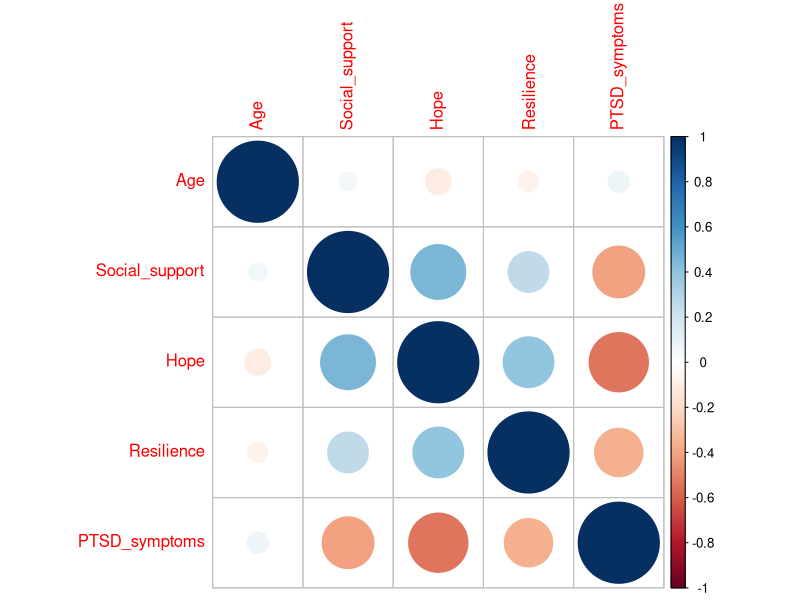
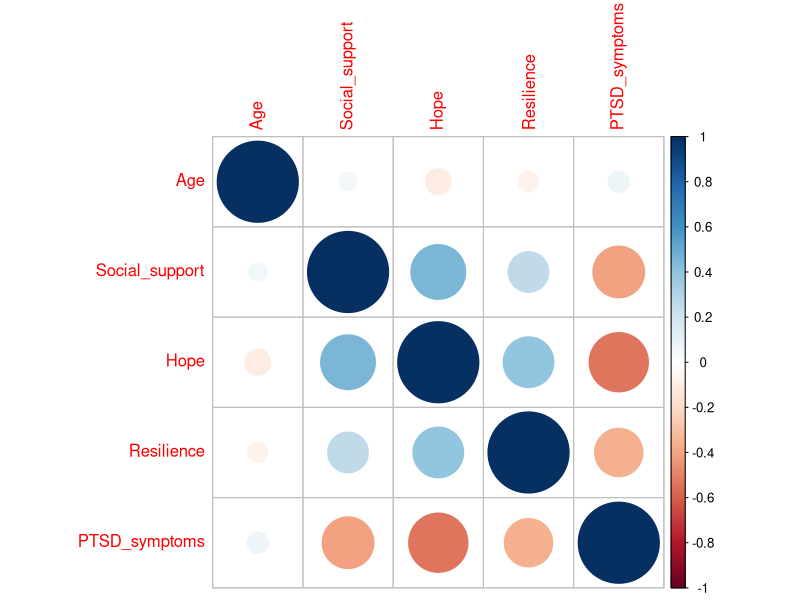
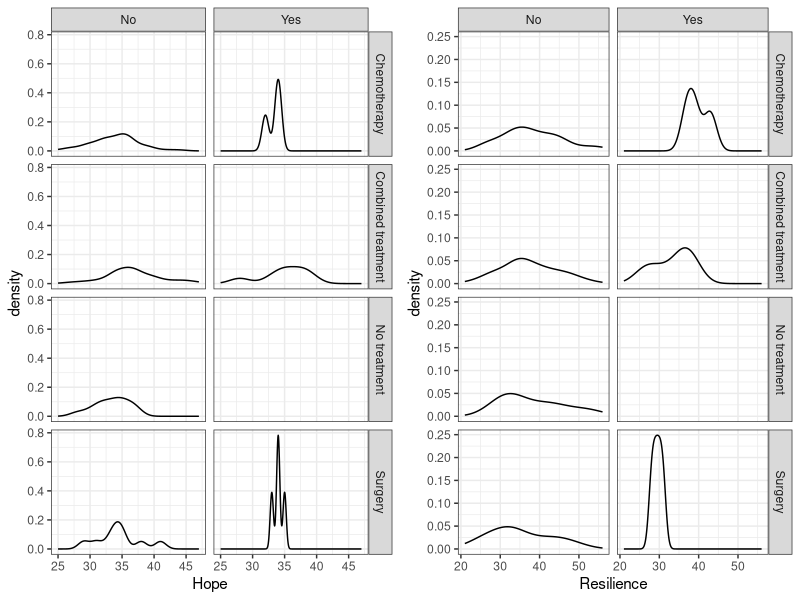
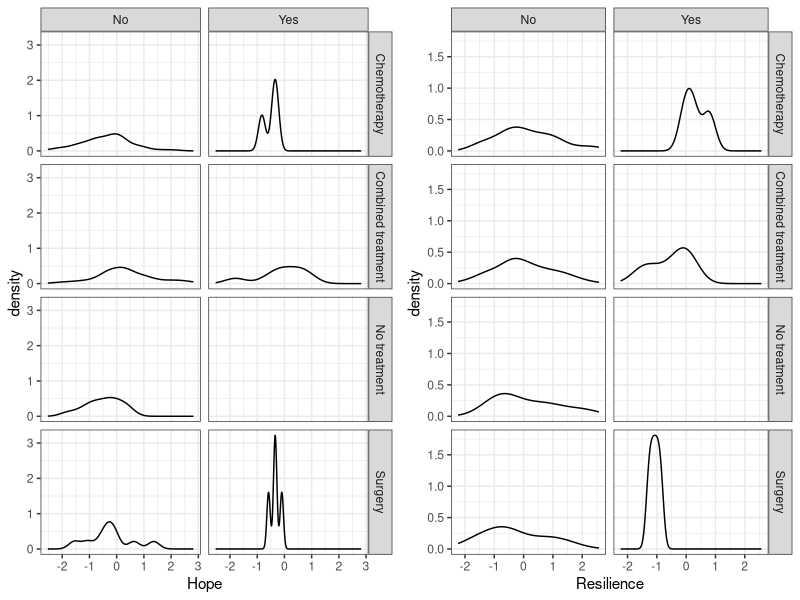
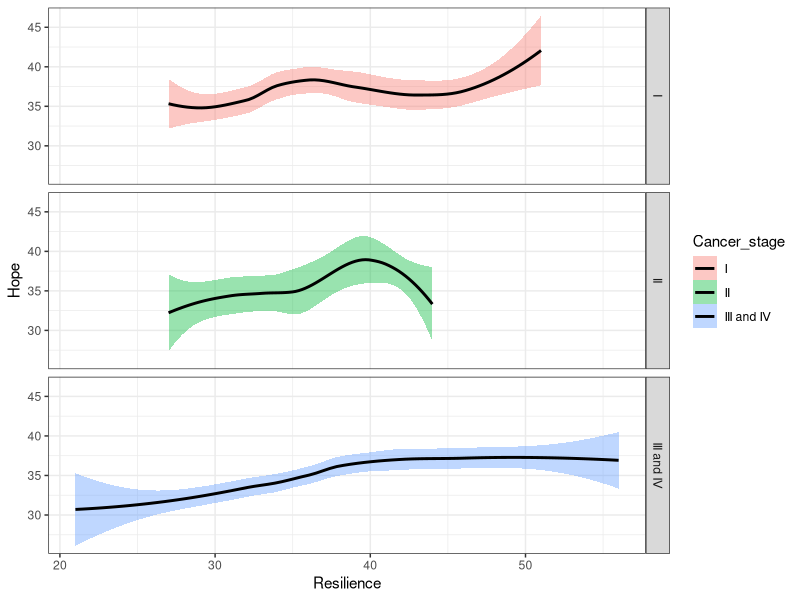
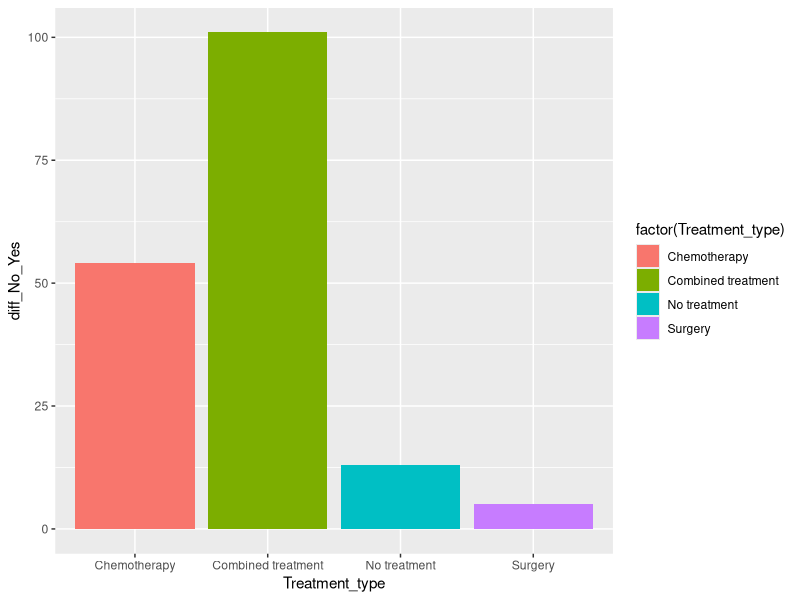
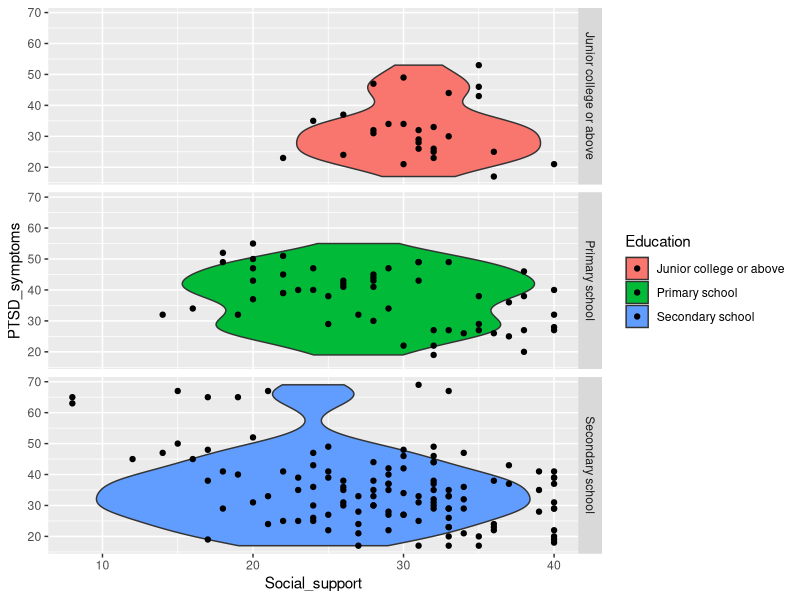
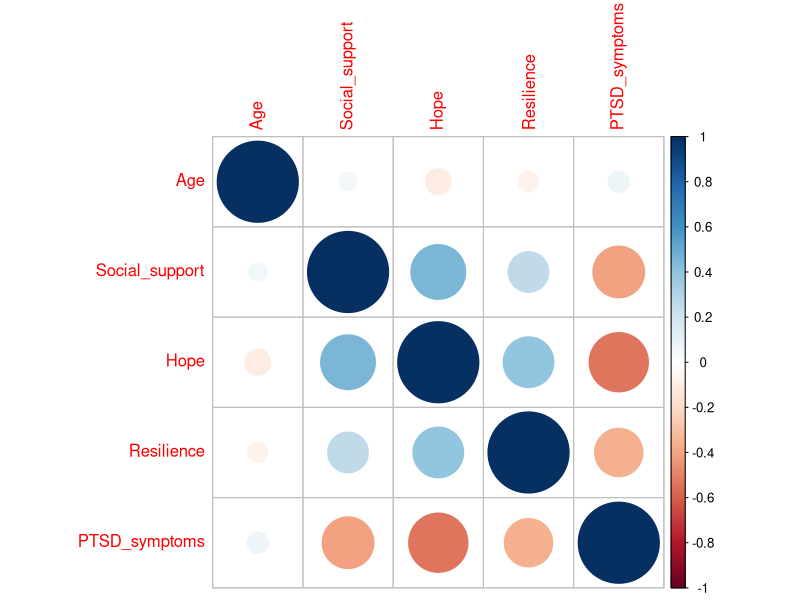

These figures' R source, in order: (Note: this script raises an error after producing the figures.)
## ---- chunk 1
library(readxl)
library(psych)
library(car)
library(ggplot2)
library(dplyr)
library(gridExtra)
library(cowplot)
library(Hmisc)
library(multcomp)
library(corrplot)
## ---- chunk 2
data <- read_excel('Data/PTSR.xlsx')
colnames(data) = gsub(" ", "_", colnames(data))

data <- na.omit(data)
## ---- chunk 3
str(data)

num_data <- data[sapply(data, is.numeric)]
data_PTSR.cor <- cor(num_data, method = c("pearson"))
data_PTSR.cor
corrplot(data_PTSR.cor)
## ---- chunk 4
str(data)

num_data <- data[sapply(data, is.numeric)]
data_PTSR.cor = cor(num_data, method = c("pearson"))
data_PTSR.cor
corrplot(data_PTSR.cor)
## ---- chunk 5
p_Hope <- ggplot(data, aes(Hope)) +
  geom_density() +
  facet_grid(Treatment_type~Metastasis) +
  theme_bw()

p_Resilience <- ggplot(data, aes(Resilience)) +
  geom_density() +
  facet_grid(Treatment_type~Metastasis) +
  theme_bw()

plot_grid(p_Hope, p_Resilience)
## ---- chunk 6
#Разбиваем датасет на количесвенные и каочесвенные предикторы
data_nums <- data[grep("Social_support", colnames(data)) : 
                    grep("PTSD_symptoms", colnames(data))] %>% mutate(data[grep("Age", colnames(data))])

data_char <- data[grep("Marital_status", colnames(data)) : 
                    grep("Metastasis", colnames(data))] %>% mutate(data[grep("Marital_status_Education", colnames(data))])

#Нормализация min/max
normilize_1 <- function(x) {
  return(x - min(x)) / (max(x) - min(x))
}

#Нормализация методом Z-оценок 
normilize_2 <- function(x) {
  return((x - mean(x)) / sd(x))
}

#Нормализацуем
data_nums_normalize <- data_nums %>% summarise(across(everything(), normilize_1))
data_nums_normalize <- data_nums %>% summarise(across(everything(), normilize_2))

data_normalize <- data
#Заменяем значения в оригинальном датасете
data_normalize[,1] <- data_nums_normalize[,5] 
data_normalize[,8:11] <- data_nums_normalize[,1:4]

p_Hope_normalize <- ggplot(data_normalize, aes(Hope)) +
  geom_density() +
  facet_grid(Treatment_type~Metastasis) +
  theme_bw()

p_Resilience_normalize <- ggplot(data_normalize, aes(Resilience)) +
  geom_density() +
  facet_grid(Treatment_type~Metastasis) +
  theme_bw()

plot_grid(p_Hope_normalize, p_Resilience_normalize)
## ---- chunk 7
p_Hope_Resilience_Cancer_stage <- ggplot(data, aes(Resilience, Hope, fill = Cancer_stage)) +
  geom_smooth(color = "black") +
  facet_grid(Cancer_stage~.) + 
  theme_bw()
p_Hope_Resilience_Cancer_stage 
## ---- chunk 8
#Создадим новый dataframe, где опредилим такой показатель как 
#разность между количесвом имеющихся метастаз и их отсуствия в методе
data_group_treatment <- data %>% group_by(Treatment_type) %>% summarise(
  count_No_metastasis = sum(Metastasis == "No"),  count_Yes_metastasis = sum(Metastasis == "Yes"), 
  diff_No_Yes = sum(Metastasis == "No") - sum(Metastasis == "Yes")) 

#Для отображения эффективности методов лечения построим график
p_Treatment_diff_No_Yes_metastasis <- 
  ggplot(data = data_group_treatment, 
         aes(y = diff_No_Yes, x = Treatment_type, fill =  factor(Treatment_type))) + 
  geom_bar(stat = "identity")

p_Treatment_diff_No_Yes_metastasis
## ---- chunk 9
p_Social_support_PTSD_symptoms <- 
  ggplot(data = data, aes(Social_support, PTSD_symptoms, fill = Education)) + 
  geom_violin() + 
  geom_point() + 
  facet_grid(Education~.)
p_Social_support_PTSD_symptoms 
#Блинны-ны-ны ны-ны-ны
## ---- chunk 10
corrplot(data_PTSR.cor) 
## ---- chunk 11
model <- lm(PTSD_symptoms ~ Social_support:Hope + Resilience:Hope + Age, data = data_nums)
summary(model)
## ---- chunk 12
model_diag_original <- data.frame(fortify(model), data_nums) 
gg_resid_original <- ggplot(data = model_diag_original, aes(x = .fitted, y = .stdresid)) + 
  geom_point() + 
  geom_hline(yintercept = 0) +
  geom_smooth(method = "lm") +
  geom_hline(yintercept = 2, color = "red") +
  geom_hline(yintercept = -2, color = "red")  

gg_resid_original
## ---- chunk 13
res_1_original <- gg_resid_original + aes(x = Hope)
res_2_original <- gg_resid_original + aes(x = Resilience)
res_3_original <- gg_resid_original + aes(x = Social_support)
res_4_original <- gg_resid_original + aes(x = Age)

grid.arrange(res_1_original, res_2_original, res_3_original, res_4_original, nrow = 2)
## ---- chunk 14
model_2 <- lm(PTSD_symptoms ~ Social_support*Hope*Resilience + Age, data = data_nums)
summary(model_1) 
## ---- chunk 15
model_diag_model_2 <- data.frame(fortify(model_2), data_nums) 
gg_resid_model_2 <- ggplot(data = model_diag_model_2, aes(x = .fitted, y = .stdresid)) + 
  geom_point() + 
  geom_hline(yintercept = 0) +
  geom_smooth(method = "lm") +
  geom_hline(yintercept = 2, color = "red") +
  geom_hline(yintercept = -2, color = "red")  

gg_resid_model_2
## ---- chunk 16
data_nums_without_emissions <- data_nums %>% mutate(.stdresid = model_diag_model_2$.stdresid) %>% 
  filter(.stdresid < 1.999 & .stdresid > -1.999)

#Перестроим модель по той же схеме:
model_2_we <- lm(PTSD_symptoms ~ Social_support*Hope + Resilience + Age, data = data_nums_without_emissions)

#Постром график остатков снова
model_diag_model_2_without_emissions <- data.frame(fortify(model_2_we), data_nums_without_emissions)

model_diag_model_2_without_emissions <- data.frame(fortify(model_2_we), data_nums_without_emissions) 
gg_resid_model_2_without_emissions <- ggplot(data = model_diag_model_2_without_emissions, aes(x = .fitted, y = .stdresid)) + 
  geom_point() + 
  geom_hline(yintercept = 0) +
  geom_smooth(method = "lm") +
  geom_hline(yintercept = 2, color = "red") +
  geom_hline(yintercept = -2, color = "red") 

gg_resid_model_2_without_emissions
## ---- chunk 17
res_1_model_2 <- gg_resid_model_2_without_emissions + aes(x = Hope)
res_2_model_2 <- gg_resid_model_2_without_emissions + aes(x = Resilience)
res_3_model_2 <- gg_resid_model_2_without_emissions + aes(x = Social_support)
res_4_model_2 <- gg_resid_model_2_without_emissions + aes(x = Age)

grid.arrange(res_1_model_2, res_2_model_2, res_3_model_2, res_4_model_2, nrow = 2)
## ---- chunk 18
vif(model) #Неких значений болше 2 невыявлено. Ничего не удаляем. 

drop1(model_2_we, test = "F")

summary(model) #Еще теперь будем проверять значение p-value и значение стандратной ошибки, чтобы не привести к его ухудшению (увеличению). 
## ---- chunk 19
model_3 <- update(model_2_we, .~. - Age)
drop1(model_3, test = "F")

summary(model_3)
## ---- chunk 20
model_4 <- update(model_3, .~. - Resilience)
drop1(model_4, test = "F")

summary(model_4)
## ---- chunk 21
model_diag_model_4 <- data.frame(fortify(model_4), data_nums_without_emissions) 
#График остатков
gg_resid_model_4 <- ggplot(data = model_diag_model_4, aes(x = .fitted, y = .stdresid)) + 
  geom_point() + 
  geom_hline(yintercept = 0) +
  geom_smooth(method = "lm") +
  geom_hline(yintercept = 2, color = "red") +
  geom_hline(yintercept = -2, color = "red")

gg_resid_model_4

#Анализа главных компонентов
res_1_model_4 <- gg_resid_model_4 + aes(x = Hope)
res_2_model_4 <- gg_resid_model_4 + aes(x = Social_support)
res_3_model_4 <- gg_resid_model_4 + aes(x = Resilience)
grid.arrange(res_1_model_4, res_2_model_4, res_3_model_4, nrow = 2)

qqPlot(model_diag_model_4$.stdresid)
## ---- chunk 22
predictions_data <- data.frame(
  Hope = seq(min(data_nums$Hope), max(data_nums$Hope), length.out = 100),
  Social_support = mean(data_nums$Social_support))

predictions <- predict(model_4, newdata = predictions_data,  interval = 'confidence')
predictions_data <- data.frame(predictions_data, predictions)

Pl_predict <- ggplot(predictions_data, aes(x = Hope, y = fit)) +
  geom_ribbon(alpha = 0.2, aes(ymin = lwr, ymax = upr)) +
  geom_line()
Pl_predict 
## ---- chunk 23
predictions_data_test <- data.frame(
  Hope = data_nums$Hope,
  Social_support = data_nums$Social_support,
  PTSD_symptoms = data_nums$PTSD_symptoms)

predictions_test <- predict(model_4, newdata = predictions_data_test,  interval = 'confidence')
predictions_data_test <- data.frame(predictions_data_test, predictions_test)
View(predictions_data_test)
## ---- chunk 24
data$Cancer_stage <- factor(data$Cancer_stage)
model_disp <- lm(data = data, PTSD_symptoms ~ Cancer_stage)
summary(model_disp)
## ---- chunk 25
ggplot(data, aes(Cancer_stage, PTSD_symptoms, color = Cancer_stage)) + 
  stat_summary(fun.data = "mean_cl_normal") 
## ---- chunk 26
model_disp_anova <- Anova(model_disp)
model_disp_anova
## ---- chunk 27
model_disp_diag <- fortify(model_disp)
p_kuke <- ggplot(model_disp_diag, aes(x = 1:nrow(model_disp_diag), y = .cooksd)) + 
  geom_bar(stat = "identity") + 
  ggtitle("График расстояний Кука")
p_kuke 
## ---- chunk 28
p_remains <- ggplot(model_disp_diag, aes(x = Cancer_stage, y = .stdresid)) + 
  geom_boxplot() +
  geom_hline(yintercept = 0) +
  ggtitle("График остатков")
p_remains
## ---- chunk 29
qqPlot(model_disp, id = FALSE) #На концах графика видны сильные выбросы
## ---- chunk 30
post_hoch <- glht(model_disp, linfct = mcp(Cancer_stage = "Tukey"))
result_post_hoch <- summary(post_hoch)
result_post_hoch
## ---- chunk 31
predictions_data_disp <- data.frame(Cancer_stage = factor(levels(data$Cancer_stage), levels = levels(data$Cancer_stage)))
predictions_data_disp <- data.frame(predictions_data_disp,
                     predict(model_disp, newdata = predictions_data_disp, interval = "confidence")
)

gg_bars <- ggplot(data = predictions_data_disp, aes(x = Cancer_stage, y = fit)) +
  geom_bar(stat = "identity", aes(fill = Cancer_stage), width = 0.5) +
  geom_errorbar(aes(ymin = lwr, ymax = upr), width = 0.1)
gg_bars
